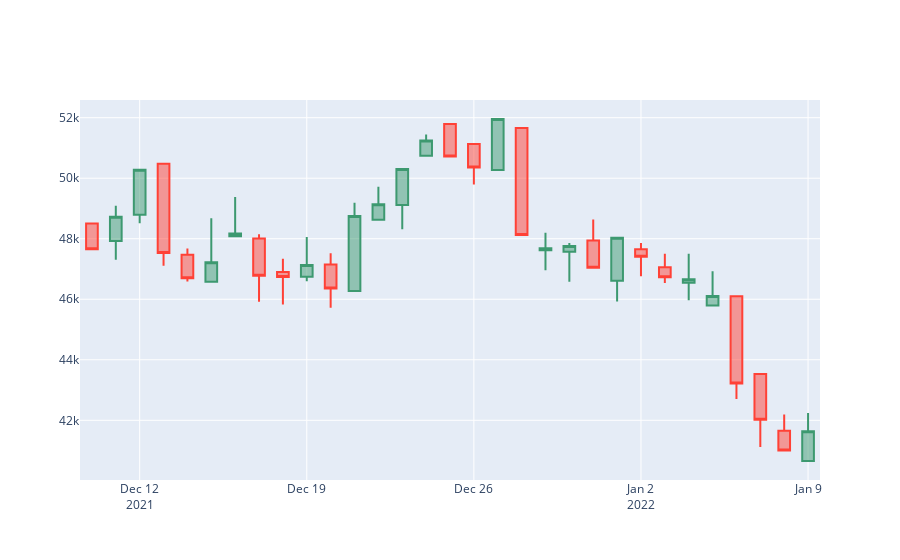

Notebook source saved alongside this figure:
### Code cell
import pandas as pd     ##representation of a bitcoin in a candle stick.
import numpy as np
import plotly.graph_objects as go
from plotly.offline import plot
import matplotlib.pyplot as plt
import datetime
from pycoingecko import CoinGeckoAPI
from mplfinance.original_flavor import candlestick2_ohlc
cg = CoinGeckoAPI()
bitcoin_data = cg.get_coin_market_chart_by_id(id='bitcoin', vs_currency='usd', days=30)
bitcoin_price_data = bitcoin_data['prices']
bitcoin_price_data[0:5]
data = pd.DataFrame(bitcoin_price_data, columns=['TimeStamp', 'Price'])
data['date'] = data['TimeStamp'].apply(lambda d: datetime.date.fromtimestamp(d/1000.0))
candlestick_data = data.groupby(data.date, as_index=False).agg({"Price": ['min', 'max', 'first', 'last']})
fig = go.Figure(data=[go.Candlestick(x=candlestick_data['date'],
                open=candlestick_data['Price']['first'], 
                high=candlestick_data['Price']['max'],
                low=candlestick_data['Price']['min'], 
                close=candlestick_data['Price']['last'])
                ])

fig.update_layout(xaxis_rangeslider_visible=False)
fig.show()

### Figure 1 — Plotly figure (JSON) as saved in the notebook; plotly's stock layout.template omitted (floating-point values rounded to 4 significant figures)
{"data": [{"close": [47650.0, 48720.0, 50280.0, 47530.0, 46690.0, 47220.0, 48180.0, 46780.0, 46730.0, 47130.0, 46350.0, 48750.0, 49140.0, 50300.0, 51240.0, 50720.0, 50360.0, 51960.0, 48130.0, 47680.0, 47760.0, 47040.0, 48030.0, 47410.0, 46730.0, 46660.0, 46110.0, 43220.0, 42020.0, 41000.0, 41640.0], "high": [48500.0, 49090.0, 50280.0, 50470.0, 47680.0, 48680.0, 49380.0, 48150.0, 47340.0, 48060.0, 47520.0, 49190.0, 49720.0, 50300.0, 51450.0, 51790.0, 51130.0, 51960.0, 51660.0, 48200.0, 47860.0, 48630.0, 48030.0, 47860.0, 47500.0, 47510.0, 46930.0, 46100.0, 43560.0, 42190.0, 42240.0], "low": [47650.0, 47300.0, 48510.0, 47110.0, 46590.0, 46580.0, 48090.0, 45920.0, 45830.0, 46600.0, 45720.0, 46270.0, 48630.0, 48320.0, 50740.0, 50690.0, 49790.0, 50270.0, 48130.0, 46960.0, 46570.0, 47040.0, 45920.0, 46760.0, 46540.0, 45970.0, 45790.0, 42700.0, 41120.0, 41000.0, 40660.0], "open": [48500.0, 47920.0, 48790.0, 50470.0, 47470.0, 46580.0, 48090.0, 48010.0, 46900.0, 46740.0, 47150.0, 46270.0, 48630.0, 49110.0, 50740.0, 51790.0, 51130.0, 50270.0, 51660.0, 47620.0, 47570.0, 47940.0, 46610.0, 47650.0, 47060.0, 46550.0, 45790.0, 46100.0, 43530.0, 41660.0, 40660.0], "type": "candlestick", "x": ["2021-12-10", "2021-12-11", "2021-12-12", "2021-12-13", "2021-12-14", "2021-12-15", "2021-12-16", "2021-12-17", "2021-12-18", "2021-12-19", "2021-12-20", "2021-12-21", "2021-12-22", "2021-12-23", "2021-12-24", "2021-12-25", "2021-12-26", "2021-12-27", "2021-12-28", "2021-12-29", "2021-12-30", "2021-12-31", "2022-01-01", "2022-01-02", "2022-01-03", "2022-01-04", "2022-01-05", "2022-01-06", "2022-01-07", "2022-01-08", "2022-01-09"]}], "layout": {"xaxis": {"rangeslider": {"visible": false}}}}
